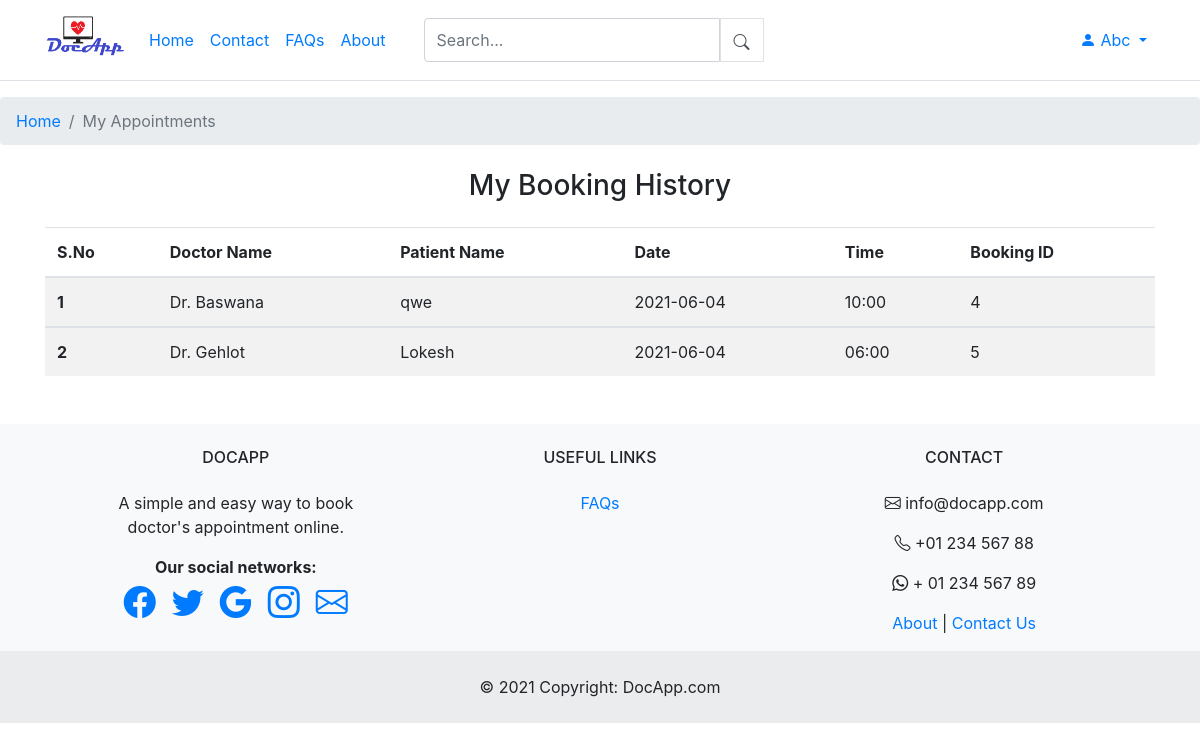
/myAppointmentsP.php (signed in), run on the app's committed database.
### tables this page shows
CREATE TABLE `booking_request` (
  `b_id` int(11) NOT NULL,
  `d_id` int(11) NOT NULL,
  `d_name` varchar(255) NOT NULL,
  `cu_id` int(11) NOT NULL,
  `cu_name` varchar(255) NOT NULL,
  `p_name` varchar(255) NOT NULL,
  `b_date` date NOT NULL,
  `b_time` varchar(10) NOT NULL
);

### myAppointmentsP.php (the view, shortened to what this page needs)
<!DOCTYPE html>
<html lang="en">
<head>
</head>
<body>
<header>
    <?php include('navbar.php');?>
</header>
    <nav aria-label="breadcrumb">
    <ol class="breadcrumb">
    <?php
    if ($_SESSION)
    {
        if ($_SESSION['role'] == 'admin')
            echo '<li class="breadcrumb-item"><a href="admin_session.php">Home</a></li>';
        elseif ($_SESSION['role'] == 'doctor')
          echo '<li class="breadcrumb-item"><a href="doctor_session.php">Home</a></li>';
        elseif ($_SESSION['role'] == 'patient')
          echo '<li class="breadcrumb-item"><a href="user_session.php">Home</a></li>';
    }
    else
    {
        echo '<li class="breadcrumb-item"><a href="index.php">Home</a></li>';
    }
    ?>
        <li class="breadcrumb-item active" aria-current="page">My Appointments</li>
    </ol>
  </nav>
<?php
    include('dbconn.php');
    $sql = " SELECT * FROM booking_request WHERE cu_id = '" . $_SESSION["id"]."' ";
	$result = mysqli_query($connect,$sql);
	$count = mysqli_num_rows($result);
?>
  <?php
  if($count>=1){
?>
<div class="container text-center">
    <div class="d-grid gap-2 col-6 mx-auto my-4">
        <h3>My Booking History</h3>
    </div>
</div>
<div class="container">
  <table class="table table-hover table-striped">
  <thead>
    <tr>
      <th scope="col">S.No</th>
      <th scope="col">Doctor Name</th>
      <th scope="col">Patient Name</th>
      <th scope="col">Date</th>
      <th scope="col">Time</th>
      <th scope="col">Booking ID</th>
    </tr>
  </thead>
  <?php
  $c=1;
  while($row=mysqli_fetch_array($result)){ ?>
  <tbody>
    <tr>
      <th scope="row"><?php echo $c ; ?></th>
      <td><?php echo 'Dr. ' . $row['d_name'] ; ?></td>
      <td><?php echo $row['p_name'] ; ?></td>
      <td><?php echo $row['b_date'] ; ?></td>
      <td><?php echo $row['b_time'] ; ?></td>
      <td><?php echo $row['b_id'] ; ?></td>
    </tr>
    </tbody>
    <?php $c=$c + 1; }
     ?>
</table>
<?php
}
?>
</div>
  <footer>
    <?php include('footer.php');?>
</footer>
</body>
</html>

### data on the page
booking_request: d_name "Baswana", p_name "qwe", b_date "2021-06-04", b_time "10:00", b_id "4"
booking_request: d_name "Gehlot", p_name "Lokesh", b_date "2021-06-04", b_time "06:00", b_id "5"

### other printed values
$_SESSION['name'] "Abc"
